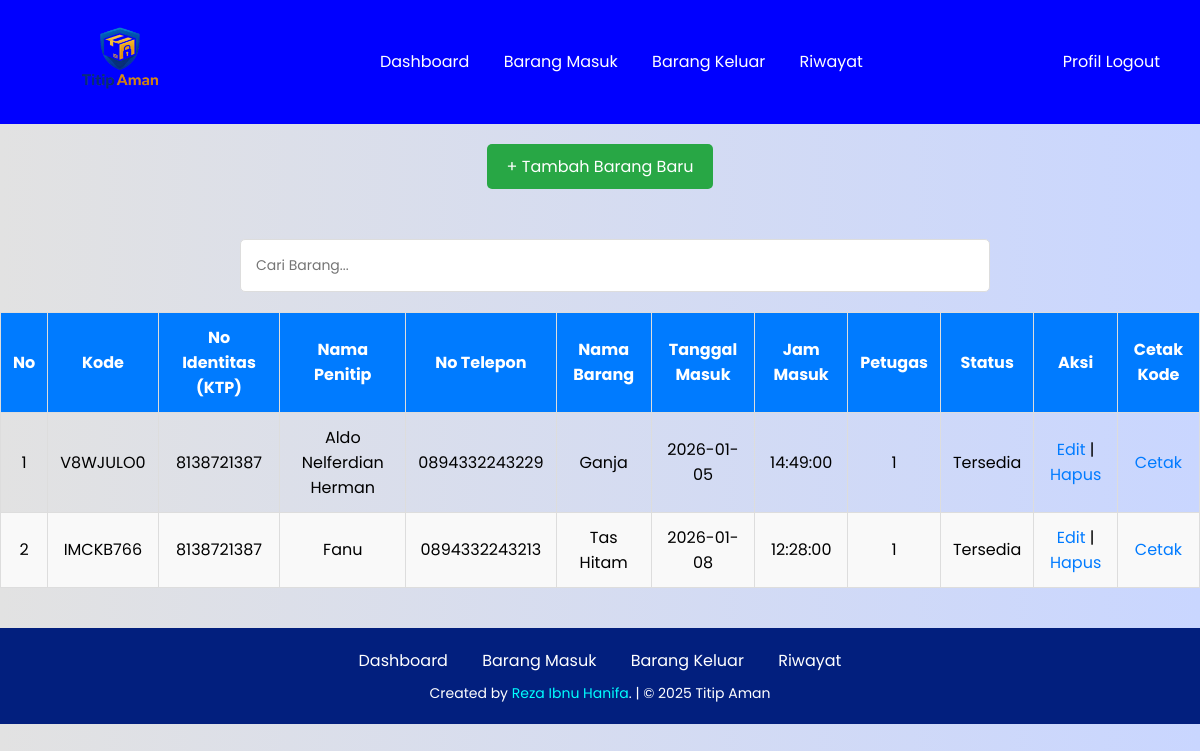
Screenshot of /component/barangmasuk.php (signed in) with the database file from the repository.
### tables this page shows
CREATE TABLE `barang` (
  `id` int(11) NOT NULL,
  `kode_barang` varchar(50) NOT NULL,
  `no_identitas` varchar(20) NOT NULL,
  `nama_penitip` varchar(100) NOT NULL,
  `no_telepon` varchar(15) NOT NULL,
  `nama_barang` varchar(100) NOT NULL,
  `tanggal_masuk` date NOT NULL,
  `jam_masuk` time NOT NULL,
  `petugas_id` int(11) NOT NULL,
  `status` enum('Tersedia','Diambil') NOT NULL DEFAULT 'Tersedia'
);

### component/barangmasuk.php (the view, shortened to what this page needs)
<?php
include_once '../config/database.php';
$search_query = "";
$result = [];
if (isset($_GET['search'])) {
    $search_query = $_GET['search'];
    try {
        $query = "SELECT * FROM barang WHERE kode_barang LIKE :search_query OR nama_barang LIKE :search_query AND status = 'Tersedia'";
        $stmt = $pdo->prepare($query);
        $search_param = "%$search_query%";
        $stmt->bindParam(':search_query', $search_param);
        $stmt->execute();
        $result = $stmt->fetchAll(PDO::FETCH_ASSOC);
    } catch (PDOException $e) {
        echo "<script>alert('Error: " . $e->getMessage() . "');</script>";
    }
} else {
    try {
        $query = "SELECT * FROM barang WHERE status = 'Tersedia'";
        $stmt = $pdo->prepare($query);
        $stmt->execute();
        $result = $stmt->fetchAll(PDO::FETCH_ASSOC);
    } catch (PDOException $e) {
        echo "<script>alert('Error: " . $e->getMessage() . "');</script>";
    }
}
?>
<!DOCTYPE html>
<html lang="id">
<head>
    <link rel="stylesheet" href="../css/style.css">
</head>
<body>
    <nav class="navbar">
        <a href="#" class="navbar-logo">
            <img src="../css/assets/logo.png" alt="Logo Titip Aman" class="logo-img">
        </a>
        <div class="navbar-nav">
            <a href="dashboard.php">Dashboard</a>
            <a href="barangmasuk.php">Barang Masuk</a>
            <a href="barangkeluar.php">Barang Keluar</a>
            <a href="riwayat.php">Riwayat</a>
        </div>
        <div class="navbar-extra">
            <a href="profil.php">Profil</a>
            <a href="../auth/logout.php">Logout</a>
        </div>
    </nav>
    <button class="tambah-barang-button" onclick="toggleForm()">+ Tambah Barang Baru</button>
    <div class="search-form-masuk">
        <form action="barangmasuk.php" method="GET">
            <input type="search" name="search" id="search-box" placeholder="Cari Barang..." value="<?php echo htmlspecialchars($search_query); ?>">
        </form>
    </div>
    <table>
        <thead>
            <tr>
                <th>No</th>
                <th>Kode</th>
                <th>No Identitas (KTP)</th>
                <th>Nama Penitip</th>
                <th>No Telepon</th>
                <th>Nama Barang</th>
                <th>Tanggal Masuk</th>
                <th>Jam Masuk</th>
                <th>Petugas</th>
                <th>Status</th>
                <th>Aksi</th>
                <th>Cetak Kode</th>
            </tr>
        </thead>
        <tbody id="itemTableBody">
            <?php
            if ($result) {
                $no = 1;
                foreach ($result as $row) {
                    echo "<tr>";
                    echo "<td>{$no}</td>";
                    echo "<td>{$row['kode_barang']}</td>";
                    echo "<td>{$row['no_identitas']}</td>";
                    echo "<td>{$row['nama_penitip']}</td>";
                    echo "<td>{$row['no_telepon']}</td>";
                    echo "<td>{$row['nama_barang']}</td>";
                    echo "<td>{$row['tanggal_masuk']}</td>";
                    echo "<td>{$row['jam_masuk']}</td>";
                    echo "<td>{$row['petugas_id']}</td>";
                    echo "<td>{$row['status']}</td>";
                    echo "<td>
                        <a href='editbarang.php?kode_barang={$row['kode_barang']}'>Edit</a> |
                        <a href='barangmasuk.php?hapus={$row['kode_barang']}' onclick='return confirm(\"Apakah Anda yakin ingin menghapus barang ini?\")'>Hapus</a>
                        </td>";
echo "<td><a href='cetak-kode.php?kode_barang={$row['kode_barang']}' target='_blank'>Cetak</a></td>";
                    echo "</tr>";
                    $no++;
                }
            } else {
                echo "<tr><td colspan='12'>Tidak ada data barang.</td></tr>";
            }
            ?>
        </tbody>
    </table>
    <footer class="footer">
        <div class="links">
            <a href="#dashboard">Dashboard</a>
            <a href="#masukkanbarang">Barang Masuk</a>
            <a href="#barangkeluar">Barang Keluar</a>
            <a href="#riwayat">Riwayat</a>
        </div>
        <div class="credits">
            <p>Created by <a href="#">Reza Ibnu Hanifa</a>. | &copy; 2025 Titip Aman</p>
        </div>
    </footer>
</body>
</html>

### css/style.css (style rules this page uses)
* { margin: 0; padding: 0; box-sizing: border-box; font-family: "Poppins", sans-serif; }
body { background-color: #c9d6ff; background: linear-gradient(to right, #e2e2e2, #c9d6ff); display: flex; flex-direction: column; align-items: center; justify-content: flex-start; min-height: 100vh; padding: 20px; margin-top: 0; }
html, body { margin: 0; padding: 0; height: 100%; width: 100%; box-sizing: border-box; }
.navbar { display: flex; justify-content: space-between; align-items: center; background-color: #0000ff; padding: 5px 40px; color: white; width: 100%; margin: 0; position: relative; top: 0; }
.navbar-logo .logo-img { width: 10rem; height: auto; margin-right: 10px; }
.navbar-nav a { color: white; margin-right: 30px; text-decoration: none; }
.navbar-extra a { color: white; text-decoration: none; }
table { width: 100%; border-collapse: collapse; margin-top: 20px; }
table, th, td { border: 1px solid #ddd; }
th, td { padding: 12px; text-align: center; font-size: 16px; }
th { background-color: #007bff; color: white; font-weight: bold; }
tr:nth-child(even) { background-color: #f9f9f9; }
.footer { margin-top: 40px; padding: 20px; background-color: #021f7e; color: white; text-align: center; width: 100%; }
.footer .links a { color: white; margin: 0 15px; text-decoration: none; }
.footer .credits { margin-top: 10px; font-size: 14px; }
.search-form-masuk { margin-top: 30px; display: flex; justify-content: center; width: 100%; }
.search-form-masuk input { padding: 15px; width: 750px; border-radius: 5px; border: 1px solid #ddd; font-size: 14px; }
th, td { padding: 12px; text-align: center; font-size: 16px; border: 1px solid #ddd; }
td a { color: #007bff; text-decoration: none; cursor: pointer; }
.tambah-barang-button { padding: 10px 20px; font-size: 16px; background: #28a745; color: #fff; border: none; border-radius: 5px; cursor: pointer; transition: background-color 0.3s; margin: 20px auto; display: block; }
.footer .credits a { color: cyan; text-decoration: none; }

### rows the page displays
barang: kode_barang "V8WJULO0", no_identitas "8138721387", nama_penitip "Aldo Nelferdian Herman", no_telepon "0894332243229", nama_barang "Ganja", tanggal_masuk "2026-01-05", jam_masuk "14:49:00", petugas "1", status "Tersedia"
barang: kode_barang "IMCKB766", no_identitas "8138721387", nama_penitip "Fanu", no_telepon "0894332243213", nama_barang "Tas Hitam", tanggal_masuk "2026-01-08", jam_masuk "12:28:00", petugas "1", status "Tersedia"
